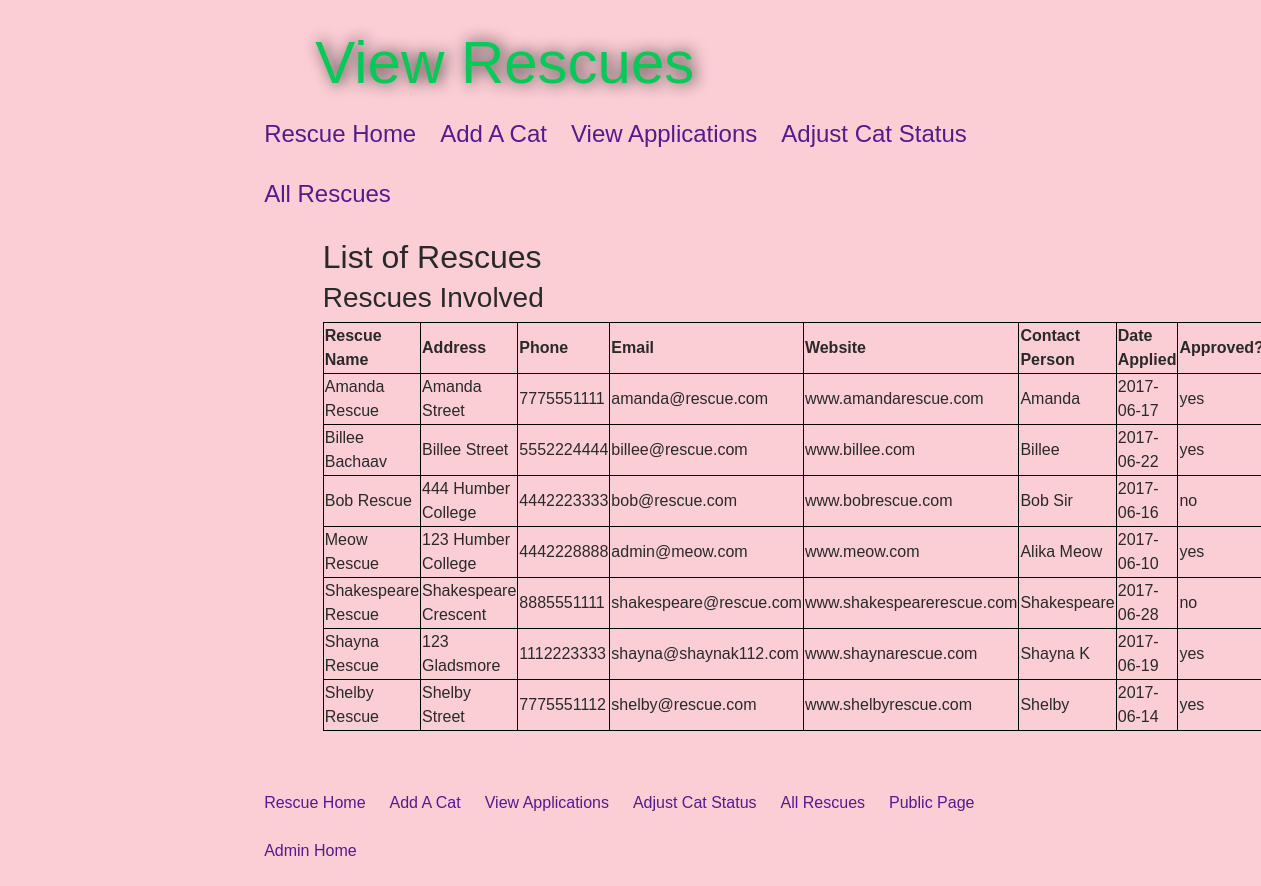
The app's page /rescueViewRescues with its own data.
### tables this page shows
CREATE TABLE rescues (rescueName text not null, address text, phone text not null, email text, website text, contactPerson text not null, approved default 'no', dateApplied date, dateApproved date, password text);

### index.py (the view)
@app.route('/rescueViewRescues')
def rescueViewRescues():
    con = sqlite3.connect("catAdopt.db")
    con.row_factory = sqlite3.Row
    cur = con.cursor()
    cur.execute("select * from rescues order by rescueName ASC")
    rows = cur.fetchall();
    return render_template('rescueViewRescues.html',rows=rows)

### index.py (called while the page is built)
def connect_db():
    return sqlite3.connect(DATABASE)

@app.before_request
def before_request():
    g.db = connect_db()

@app.after_request
def after_request(response):
    g.db.close()
    return response

@app.teardown_request
def teardown_request(exception):
    if hasattr(g, 'db'):
        g.db.close()

### templates/rescueViewRescues.html (shortened to what this page needs)
{% extends "rescueLayout.html" %}
    {% block header1 %}
    View Rescues
    {% endblock %}
    {% block content %}
<div class='col-lg-8 offset-lg-3'>
<h2>List of Rescues</h2>
</div>
</div>
<div class='row'>
<div class='col-lg-8 offset-lg-3'>
<h3>Rescues Involved</h3>
  <table>
    <tr>
      <th>Rescue Name</th>
      <th>Address</th>
      <th>Phone</th>
      <th>Email</th>
      <th>Website</th>
      <th>Contact Person</th>
      <th>Date Applied</th>
      <th>Approved?</th>
    </tr>
    {% for row in rows %}
      <tr>
        <td>{{row["rescueName"]}}</td>
        <td>{{row["address"]}}</td>
        <td>{{row["phone"]}}</td>
        <td>{{row["email"]}}</td>
        <td>{{row["website"]}}</td>
        <td>{{row["contactPerson"]}}</td>
        <td>{{row["dateApplied"]}}</td>
        <td>{{row["approved"]}}</td>
      </tr>
    {% endfor %}
  </table>
</div>
</div>
    {% endblock %}

### static/css/style.css (style rules this page uses)
body { background-color:#fbcdd4; color:#292929; font-family: Futura, "Trebuchet MS", Arial, sans-serif; }
table { border-collapse: collapse; }
table, td, th, tr { border: 1px solid black; text-align: left; }

### records on screen
rescues: rescueName "Amanda Rescue", address "Amanda Street", phone "7775551111", email "amanda@rescue.com", website "www.amandarescue.com", contactPerson "Amanda", dateApplied "2017-06-17", approved "yes"
rescues: rescueName "Billee Bachaav", address "Billee Street", phone "5552224444", email "billee@rescue.com", website "www.billee.com", contactPerson "Billee", dateApplied "2017-06-22", approved "yes"
rescues: rescueName "Bob Rescue", address "444 Humber College", phone "4442223333", email "bob@rescue.com", website "www.bobrescue.com", contactPerson "Bob Sir", dateApplied "2017-06-16", approved "no"
rescues: rescueName "Meow Rescue", address "123 Humber College", phone "4442228888", email "admin@meow.com", website "www.meow.com", contactPerson "Alika Meow", dateApplied "2017-06-10", approved "yes"
rescues: rescueName "Shakespeare Rescue", address "Shakespeare Crescent", phone "8885551111", email "shakespeare@rescue.com", website "www.shakespearerescue.com", contactPerson "Shakespeare", dateApplied "2017-06-28", approved "no"
rescues: rescueName "Shayna Rescue", address "123 Gladsmore", phone "1112223333", email "shayna@shaynak112.com", website "www.shaynarescue.com", contactPerson "Shayna K", dateApplied "2017-06-19", approved "yes"
rescues: rescueName "Shelby Rescue", address "Shelby Street", phone "7775551112", email "shelby@rescue.com", website "www.shelbyrescue.com", contactPerson "Shelby", dateApplied "2017-06-14", approved "yes"
